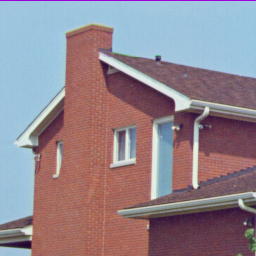
#> input picture material/House-colored.png, 256 x 256 px
$ jupyter execute --allow-errors image-processing.ipynb
#> lines starting #> are read from the running program, lines starting #| are printed output that depends on the picture
# Task 1 - Bit Plane

[cell 1]
import cv2
import numpy as np
import urllib.request
import matplotlib.pyplot as plt

[cell 2]
# turn color image to grayscale
img = cv2.imread('./material/House-colored.png', 0)
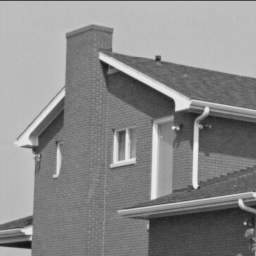
#> img: shape (256, 256); min 17, max 239, mean 138.1
cv2.imwrite("House.png",img)
#> Out = True

[cell 3]
import cv2
import os
import math
import numpy as np
import matplotlib.pyplot as plt
from PIL import Image

file_name = './material/House.png'

# Load a grayscale image
image = cv2.imread(file_name, cv2.IMREAD_GRAYSCALE)
#> (the rest of this cell did not finish here and is left out)

 # Task 2 - Histogram equalization

[cell 4]
# Read the image in grayscale
low_contrast_image = cv2.imread('./material/cant-see-me.png', cv2.IMREAD_GRAYSCALE)
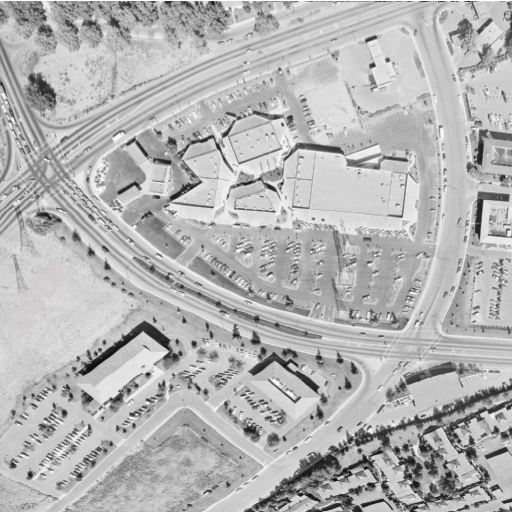
#> input picture material/cant-see-me.png, 512 x 512 px
#> low_contrast_image: shape (512, 512); min 12, max 255, mean 180.6


# Step 3: Show the original low-contrast image and its histogram
def plot_histogram(image, title):
#> called with title = 'Histogram of Original Image'
    hist = cv2.calcHist([image], [0], None, [256], [0, 256])
#> hist = 256 values, max 5239 at index 207, min 0 at index 0, mean 1024
    plt.plot(hist)
    plt.xlim([0, 256])
    plt.title(title)
    plt.xlabel('Pixel Intensity')
    plt.ylabel('Frequency')

# Display the original image and histogram
plt.figure(figsize=(12, 5))

plt.subplot(1, 2, 1)
plt.imshow(low_contrast_image, cmap='gray')
plt.title('Original Low-Contrast Image')
plt.axis('off')

plt.subplot(1, 2, 2)
plot_histogram(low_contrast_image, 'Histogram of Original Image')
plt.show()
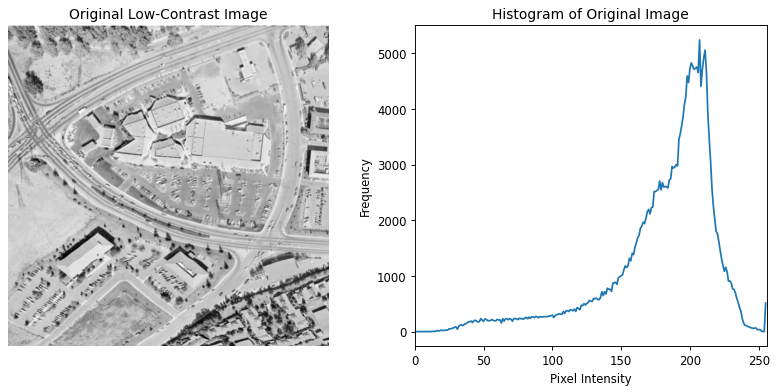
#> figure drawn by matplotlib, 2 panels; panel 2: curve peaks at x = 207, y = 5239

# Step 4: Apply Histogram Equalization
equalized_image = cv2.equalizeHist(low_contrast_image)
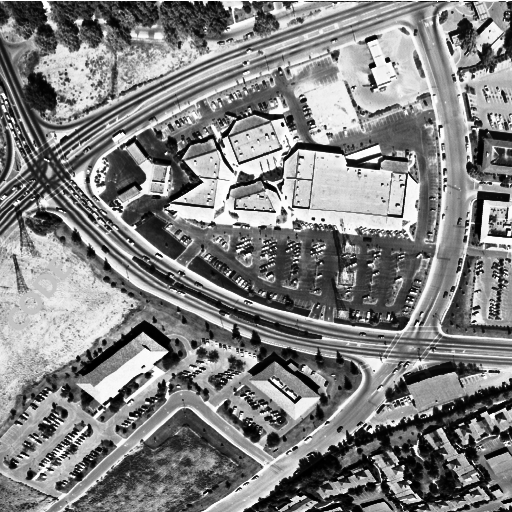
#> equalized_image: shape (512, 512); min 0, max 255, mean 128.8
cv2.imwrite("can-see-me.png",equalized_image)

# Step 5: Show the equalized image and its histogram
plt.figure(figsize=(12, 5))

plt.subplot(1, 2, 1)
plt.imshow(equalized_image, cmap='gray')
plt.title('Histogram Equalized Image')
plt.axis('off')

plt.subplot(1, 2, 2)
plot_histogram(equalized_image, 'Histogram of Equalized Image')
plt.show()
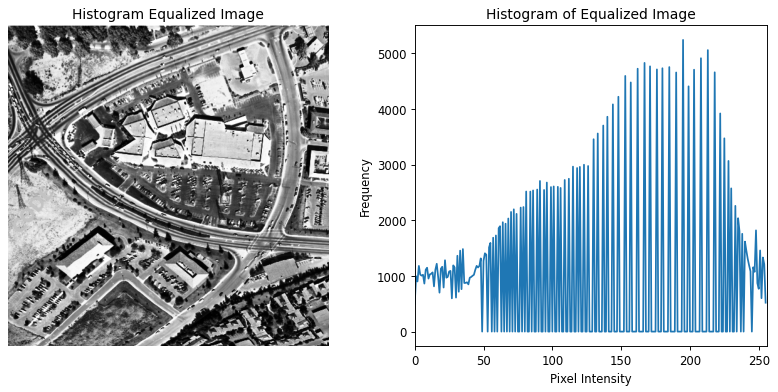
#> figure drawn by matplotlib, 2 panels; panel 2: curve peaks at x = 195, y = 5239
